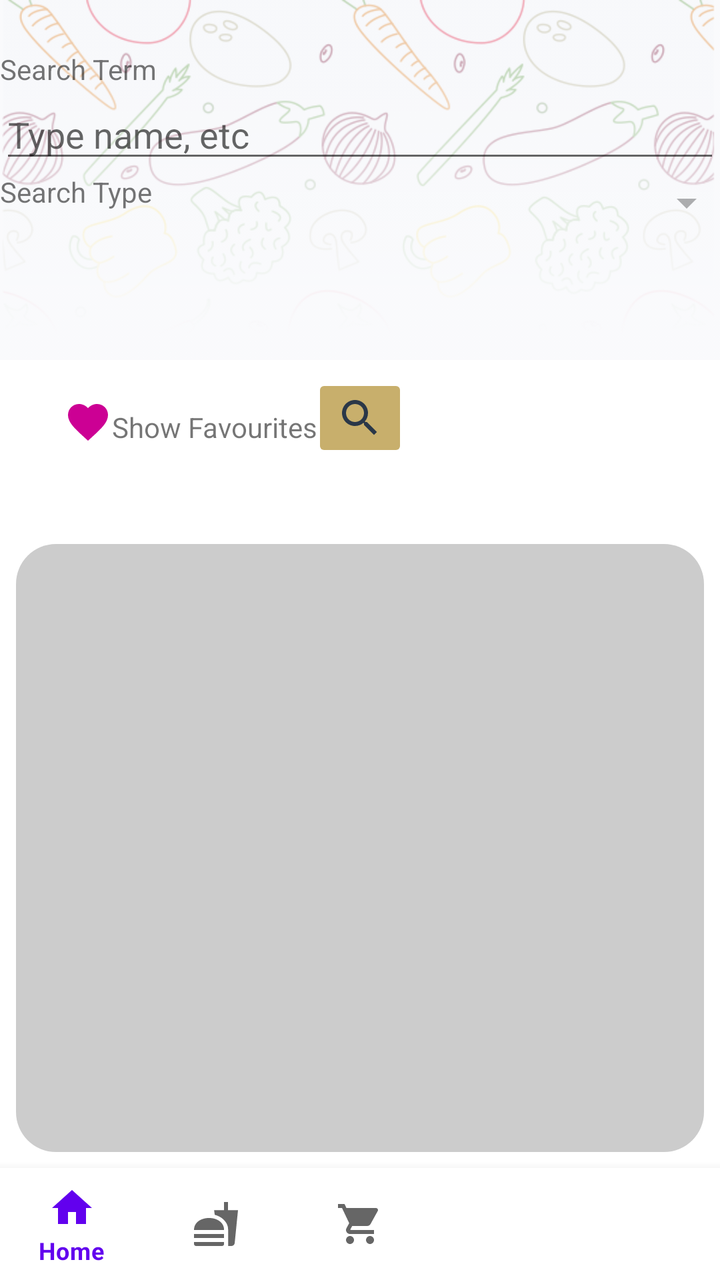
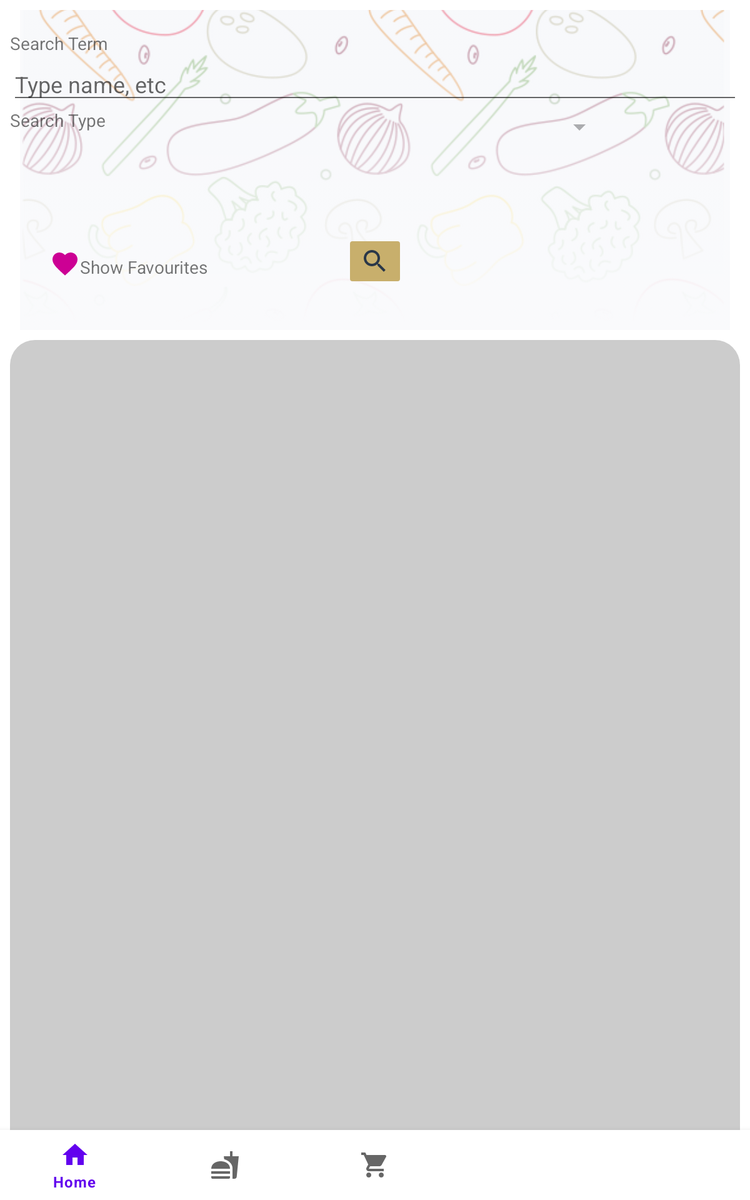

First picture: res/layout/ on a phone held upright. Second picture: the repository's own variant of that layout, on a device whose configuration matches the variant's folder. Source for both follows.
<!-- AndroidManifest.xml: application theme Theme.MaterialComponents.Light.NoActionBar -->
<!-- res/layout/activity_recipe_search.xml -->
<?xml version="1.0" encoding="utf-8"?>
<androidx.constraintlayout.widget.ConstraintLayout xmlns:android="http://schemas.android.com/apk/res/android"
    xmlns:app="http://schemas.android.com/apk/res-auto"
    xmlns:tools="http://schemas.android.com/tools"
    android:layout_width="match_parent"
    android:layout_height="match_parent">

    <androidx.recyclerview.widget.RecyclerView
        android:id="@+id/list"
        android:layout_width="0dp"
        android:layout_height="0dp"
        android:layout_marginStart="8dp"
        android:layout_marginEnd="8dp"
        android:layout_marginBottom="8dp"
        android:background="@drawable/customborder"
        android:columnWidth="100dp"
        android:gravity="center"
        android:horizontalSpacing="10dp"
        android:numColumns="auto_fit"
        android:stretchMode="spacingWidthUniform"
        app:layout_constraintBottom_toTopOf="@+id/navigation"
        app:layout_constraintEnd_toEndOf="parent"
        app:layout_constraintHorizontal_bias="1.0"
        app:layout_constraintStart_toStartOf="parent"
        app:layout_constraintTop_toBottomOf="@+id/frameLayout"
        tools:listitem="@layout/cardview_recipe">

    </androidx.recyclerview.widget.RecyclerView>

    <FrameLayout
        android:id="@+id/frameLayout"
        android:layout_width="0dp"
        android:layout_height="272dp"
        app:layout_constraintEnd_toEndOf="parent"
        app:layout_constraintStart_toStartOf="parent"
        app:layout_constraintTop_toTopOf="parent">

        <ImageView
            android:layout_width="match_parent"
            android:layout_height="wrap_content"
            android:alpha="0.5"
            android:scaleType="fitStart"
            android:src="@drawable/pattern" />

        <androidx.constraintlayout.widget.ConstraintLayout
            android:layout_width="match_parent"
            android:layout_height="match_parent">


            <androidx.constraintlayout.widget.ConstraintLayout
                android:layout_width="0dp"
                android:layout_height="222dp"
                app:layout_constraintBottom_toBottomOf="parent"
                app:layout_constraintEnd_toEndOf="parent"
                app:layout_constraintStart_toStartOf="parent"
                app:layout_constraintTop_toTopOf="parent">


                <TextView
                    android:layout_width="wrap_content"
                    android:layout_height="wrap_content"
                    android:layout_marginBottom="1dp"
                    android:fontFamily="sans-serif"
                    android:text="Search Term"
                    app:layout_constraintBottom_toTopOf="@+id/editSearch"
                    app:layout_constraintStart_toStartOf="parent"
                    app:layout_constraintTop_toTopOf="parent" />


                <EditText
                    android:id="@+id/editSearch"
                    android:layout_width="0dp"
                    android:layout_height="wrap_content"
                    android:layout_marginTop="20dp"
                    android:fontFamily="sans-serif"
                    android:hint="Type name, etc"
                    app:layout_constraintEnd_toEndOf="parent"
                    app:layout_constraintStart_toStartOf="parent"
                    app:layout_constraintTop_toTopOf="parent" />

                <TextView
                    android:id="@+id/typeText"
                    android:layout_width="wrap_content"
                    android:layout_height="wrap_content"
                    android:fontFamily="sans-serif"
                    android:text="Search Type"
                    app:layout_constraintStart_toStartOf="parent"
                    app:layout_constraintTop_toBottomOf="@+id/editSearch" />


                <ImageButton
                    android:id="@+id/btnSearch"
                    android:layout_width="wrap_content"
                    android:layout_height="wrap_content"
                    android:layout_marginStart="32dp"
                    android:layout_marginEnd="32dp"
                    android:layout_marginBottom="16dp"
                    android:backgroundTint="@color/colorAccent"
                    android:onClick="onClick"
                    app:backgroundTint="@color/colorAccent"
                    app:layout_constraintBottom_toBottomOf="parent"
                    app:layout_constraintEnd_toEndOf="parent"
                    app:layout_constraintStart_toStartOf="parent"
                    app:srcCompat="@drawable/ic_baseline_search_24" />

                <Spinner
                    android:id="@+id/typeSpinner"
                    android:layout_width="298dp"
                    android:layout_height="30dp"
                    android:entries="@array/Search_Type"
                    app:layout_constraintEnd_toEndOf="parent"
                    app:layout_constraintStart_toEndOf="@+id/typeText"
                    app:layout_constraintTop_toBottomOf="@+id/editSearch" />

                <ImageButton
                    android:id="@+id/btnFavourites"
                    android:layout_width="wrap_content"
                    android:layout_height="wrap_content"
                    android:layout_marginStart="32dp"
                    android:layout_marginBottom="24dp"
                    android:background="@drawable/ic_favourite"
                    android:text="Show Favourites"
                    app:layout_constraintBottom_toBottomOf="parent"
                    app:layout_constraintStart_toStartOf="parent" />

                <TextView
                    android:layout_width="wrap_content"
                    android:layout_height="wrap_content"
                    android:layout_marginBottom="24dp"
                    android:text="Show Favourites"
                    app:layout_constraintBottom_toBottomOf="parent"
                    app:layout_constraintStart_toEndOf="@+id/btnFavourites" />


            </androidx.constraintlayout.widget.ConstraintLayout>


        </androidx.constraintlayout.widget.ConstraintLayout>

    </FrameLayout>

    <com.google.android.material.bottomnavigation.BottomNavigationView
        android:id="@+id/navigation"
        android:layout_width="0dp"
        android:layout_height="wrap_content"
        android:layout_marginStart="0dp"
        android:layout_marginEnd="0dp"
        android:background="?android:attr/windowBackground"
        app:layout_constraintBottom_toBottomOf="parent"
        app:layout_constraintLeft_toLeftOf="parent"
        app:layout_constraintRight_toRightOf="parent"
        app:menu="@menu/bottom_nav_primary">

    </com.google.android.material.bottomnavigation.BottomNavigationView>
</androidx.constraintlayout.widget.ConstraintLayout>
<!-- res/layout/cardview_recipe.xml (included above) -->
<?xml version="1.0" encoding="utf-8"?>
<LinearLayout xmlns:android="http://schemas.android.com/apk/res/android"
    xmlns:card_view="http://schemas.android.com/apk/res-auto"
    android:layout_width="match_parent"
    android:layout_height="wrap_content"
    android:orientation="vertical">

    <androidx.cardview.widget.CardView
        android:layout_width="match_parent"
        android:layout_height="wrap_content"
        android:layout_marginLeft="5dp"
        android:layout_marginRight="5dp"
        card_view:cardCornerRadius="5dp"
        card_view:cardElevation="5dp"
        card_view:cardMaxElevation="10dp">

        <LinearLayout
            android:layout_width="match_parent"
            android:layout_height="wrap_content"
            android:orientation="vertical">

            <ImageView
                android:id="@+id/imgImage"
                android:layout_width="match_parent"
                android:layout_height="150dp"
                android:scaleType="centerCrop" />

            <TextView
                android:id="@+id/txtDay"
                android:layout_width="match_parent"
                android:layout_height="wrap_content"
                android:layout_marginLeft="5dp"
                android:layout_marginTop="5dp"
                android:layout_marginRight="5dp"
                android:text="No Recipes Yet"
                android:textSize="14sp" />

            <TextView
                android:id="@+id/dayOfWeek"
                android:layout_width="match_parent"
                android:layout_height="wrap_content"
                android:layout_marginLeft="5dp"
                android:layout_marginTop="-2dp"
                android:layout_marginRight="5dp"
                android:layout_marginBottom="5dp"
                android:textSize="12sp" />

        </LinearLayout>

    </androidx.cardview.widget.CardView>

    <View
        android:layout_width="match_parent"
        android:layout_height="10dp" />

</LinearLayout>
<!-- resources referenced by this layout -->
<resources>
  <string-array name="Search_Type">
          <item>""</item>
          <item>category</item>
          <item>ingredient</item>
          <item>cost</item>
          <item>preparation_time</item>
  
  
      </string-array>
  <color name="colorAccent">#c8af6c</color>
  <!-- drawable customborder (drawable) -->
  <?xml version="1.0" encoding="UTF-8"?>
  <shape xmlns:android="http://schemas.android.com/apk/res/android"
      android:shape="rectangle">
      <corners android:radius="20dp" />
      <padding
          android:bottom="10dp"
          android:left="10dp"
          android:right="10dp"
          android:top="10dp" />
      <solid android:color="#CCCCCC" />
  </shape>
  <!-- drawable ic_baseline_search_24 (drawable) -->
  <vector xmlns:android="http://schemas.android.com/apk/res/android"
      android:width="24dp"
      android:height="24dp"
      android:tint="#2A3748"
      android:viewportWidth="24"
      android:viewportHeight="24">
      <path
          android:fillColor="@android:color/white"
          android:pathData="M15.5,14h-0.79l-0.28,-0.27C15.41,12.59 16,11.11 16,9.5 16,5.91 13.09,3 9.5,3S3,5.91 3,9.5 5.91,16 9.5,16c1.61,0 3.09,-0.59 4.23,-1.57l0.27,0.28v0.79l5,4.99L20.49,19l-4.99,-5zM9.5,14C7.01,14 5,11.99 5,9.5S7.01,5 9.5,5 14,7.01 14,9.5 11.99,14 9.5,14z" />
  </vector>
  <!-- drawable ic_favourite (drawable) -->
  <vector xmlns:android="http://schemas.android.com/apk/res/android"
      android:width="24dp"
      android:height="24dp"
      android:viewportWidth="24.0"
      android:viewportHeight="24.0">
      <path
          android:fillColor="@color/pink_500"
          android:pathData="M12,21.35l-1.45,-1.32C5.4,15.36 2,12.28 2,8.5 2,5.42 4.42,3 7.5,3c1.74,0 3.41,0.81 4.5,2.09C13.09,3.81 14.76,3 16.5,3 19.58,3 22,5.42 22,8.5c0,3.78 -3.4,6.86 -8.55,11.54L12,21.35z" />
  </vector>
  <!-- drawable pattern: png bitmap (drawable, 75990 bytes) -->
  <color name="pink_500">#cc0094</color>
</resources>
<!-- res/layout-sw600dp/activity_recipe_search.xml (the repository's variant of the layout above) -->
<!-- drawn on a 7-inch tablet held upright -->
<?xml version="1.0" encoding="utf-8"?>
<androidx.constraintlayout.widget.ConstraintLayout xmlns:android="http://schemas.android.com/apk/res/android"
    xmlns:app="http://schemas.android.com/apk/res-auto"
    xmlns:tools="http://schemas.android.com/tools"
    android:layout_width="match_parent"
    android:layout_height="match_parent">

    <androidx.recyclerview.widget.RecyclerView
        android:id="@+id/list"
        android:layout_width="0dp"
        android:layout_height="0dp"
        android:layout_marginStart="8dp"
        android:layout_marginEnd="8dp"
        android:layout_marginBottom="8dp"
        android:background="@drawable/customborder"
        android:columnWidth="100dp"
        android:gravity="center"
        android:horizontalSpacing="10dp"
        android:numColumns="auto_fit"
        android:stretchMode="spacingWidthUniform"
        app:layout_constraintBottom_toBottomOf="parent"
        app:layout_constraintEnd_toEndOf="parent"
        app:layout_constraintHorizontal_bias="1.0"
        app:layout_constraintStart_toStartOf="parent"
        app:layout_constraintTop_toBottomOf="@+id/frameLayout"
        tools:listitem="@layout/cardview_recipe">

    </androidx.recyclerview.widget.RecyclerView>

    <FrameLayout
        android:id="@+id/frameLayout"
        android:layout_width="0dp"
        android:layout_height="272dp"
        app:layout_constraintEnd_toEndOf="parent"
        app:layout_constraintStart_toStartOf="parent"
        app:layout_constraintTop_toTopOf="parent">

        <ImageView
            android:layout_width="match_parent"
            android:layout_height="wrap_content"
            android:layout_margin="8dp"
            android:alpha="0.5"
            android:paddingLeft="8dp"
            android:paddingRight="8dp"
            android:scaleType="centerCrop"
            android:src="@drawable/pattern" />

        <androidx.constraintlayout.widget.ConstraintLayout
            android:layout_width="match_parent"
            android:layout_height="match_parent">


            <androidx.constraintlayout.widget.ConstraintLayout
                android:layout_width="0dp"
                android:layout_height="222dp"
                android:layout_marginStart="8dp"
                android:layout_marginEnd="8dp"
                app:layout_constraintBottom_toBottomOf="parent"
                app:layout_constraintEnd_toEndOf="parent"
                app:layout_constraintStart_toStartOf="parent"
                app:layout_constraintTop_toTopOf="parent">


                <TextView
                    android:layout_width="wrap_content"
                    android:layout_height="wrap_content"
                    android:layout_marginBottom="1dp"
                    android:fontFamily="sans-serif"
                    android:text="Search Term"
                    app:layout_constraintBottom_toTopOf="@+id/editSearch"
                    app:layout_constraintStart_toStartOf="parent"
                    app:layout_constraintTop_toTopOf="parent" />


                <EditText
                    android:id="@+id/editSearch"
                    android:layout_width="0dp"
                    android:layout_height="wrap_content"
                    android:layout_marginTop="20dp"
                    android:fontFamily="sans-serif"
                    android:hint="Type name, etc"
                    app:layout_constraintEnd_toEndOf="parent"
                    app:layout_constraintStart_toStartOf="parent"
                    app:layout_constraintTop_toTopOf="parent" />

                <TextView
                    android:id="@+id/typeText"
                    android:layout_width="wrap_content"
                    android:layout_height="wrap_content"
                    android:fontFamily="sans-serif"
                    android:text="Search Type"
                    app:layout_constraintStart_toStartOf="parent"
                    app:layout_constraintTop_toBottomOf="@+id/editSearch" />


                <ImageButton
                    android:id="@+id/btnSearch"
                    android:layout_width="wrap_content"
                    android:layout_height="wrap_content"
                    android:layout_marginStart="32dp"
                    android:layout_marginEnd="32dp"
                    android:layout_marginBottom="16dp"
                    android:backgroundTint="@color/colorAccent"
                    android:onClick="onClick"
                    app:backgroundTint="@color/colorAccent"
                    app:layout_constraintBottom_toBottomOf="parent"
                    app:layout_constraintEnd_toEndOf="parent"
                    app:layout_constraintStart_toStartOf="parent"
                    app:srcCompat="@drawable/ic_baseline_search_24" />

                <Spinner
                    android:id="@+id/typeSpinner"
                    android:layout_width="298dp"
                    android:layout_height="30dp"
                    android:entries="@array/Search_Type"
                    app:layout_constraintEnd_toEndOf="parent"
                    app:layout_constraintStart_toEndOf="@+id/typeText"
                    app:layout_constraintTop_toBottomOf="@+id/editSearch" />

                <ImageButton
                    android:id="@+id/btnFavourites"
                    android:layout_width="wrap_content"
                    android:layout_height="wrap_content"
                    android:layout_marginStart="32dp"
                    android:layout_marginBottom="24dp"
                    android:background="@drawable/ic_favourite"
                    android:text="Show Favourites"
                    app:layout_constraintBottom_toBottomOf="parent"
                    app:layout_constraintStart_toStartOf="parent" />

                <TextView
                    android:layout_width="wrap_content"
                    android:layout_height="wrap_content"
                    android:layout_marginBottom="24dp"
                    android:text="Show Favourites"
                    app:layout_constraintBottom_toBottomOf="parent"
                    app:layout_constraintStart_toEndOf="@+id/btnFavourites" />


            </androidx.constraintlayout.widget.ConstraintLayout>


        </androidx.constraintlayout.widget.ConstraintLayout>

    </FrameLayout>

    <com.google.android.material.bottomnavigation.BottomNavigationView
        android:id="@+id/navigation"
        android:layout_width="0dp"
        android:layout_height="wrap_content"
        android:layout_marginStart="0dp"
        android:layout_marginEnd="0dp"
        android:background="?android:attr/windowBackground"
        app:layout_constraintBottom_toBottomOf="parent"
        app:layout_constraintLeft_toLeftOf="parent"
        app:layout_constraintRight_toRightOf="parent"
        app:menu="@menu/bottom_nav_primary">

    </com.google.android.material.bottomnavigation.BottomNavigationView>
</androidx.constraintlayout.widget.ConstraintLayout>
